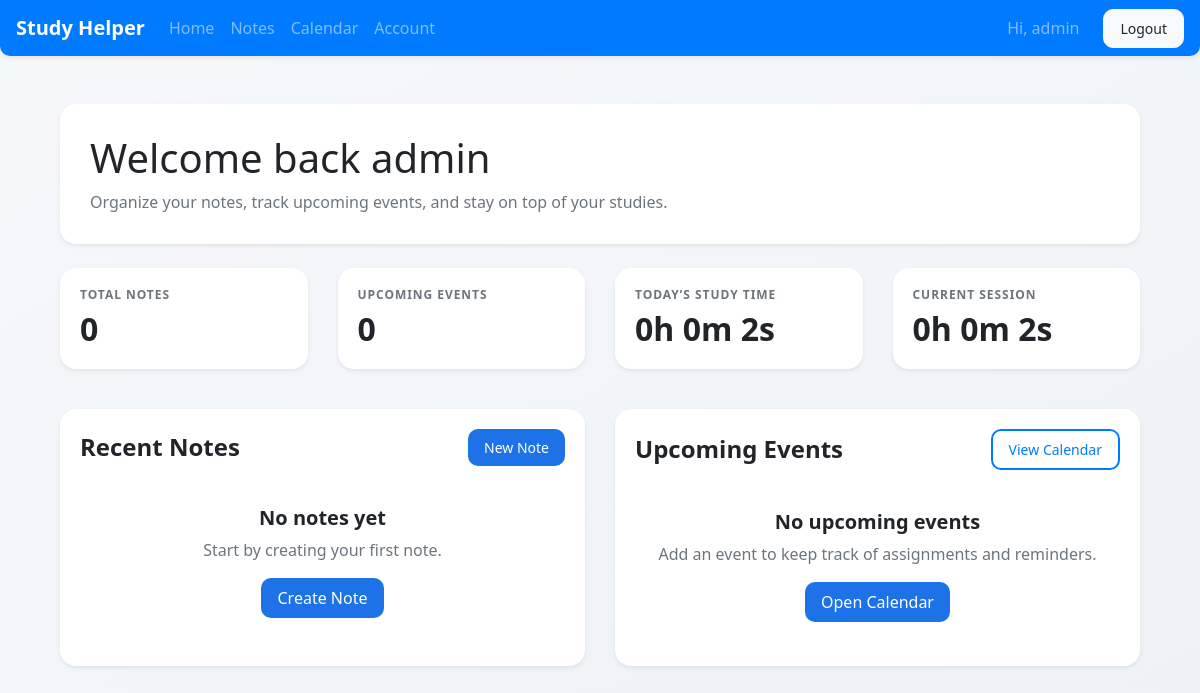
Before: /home/ (signed in) with the older database file.
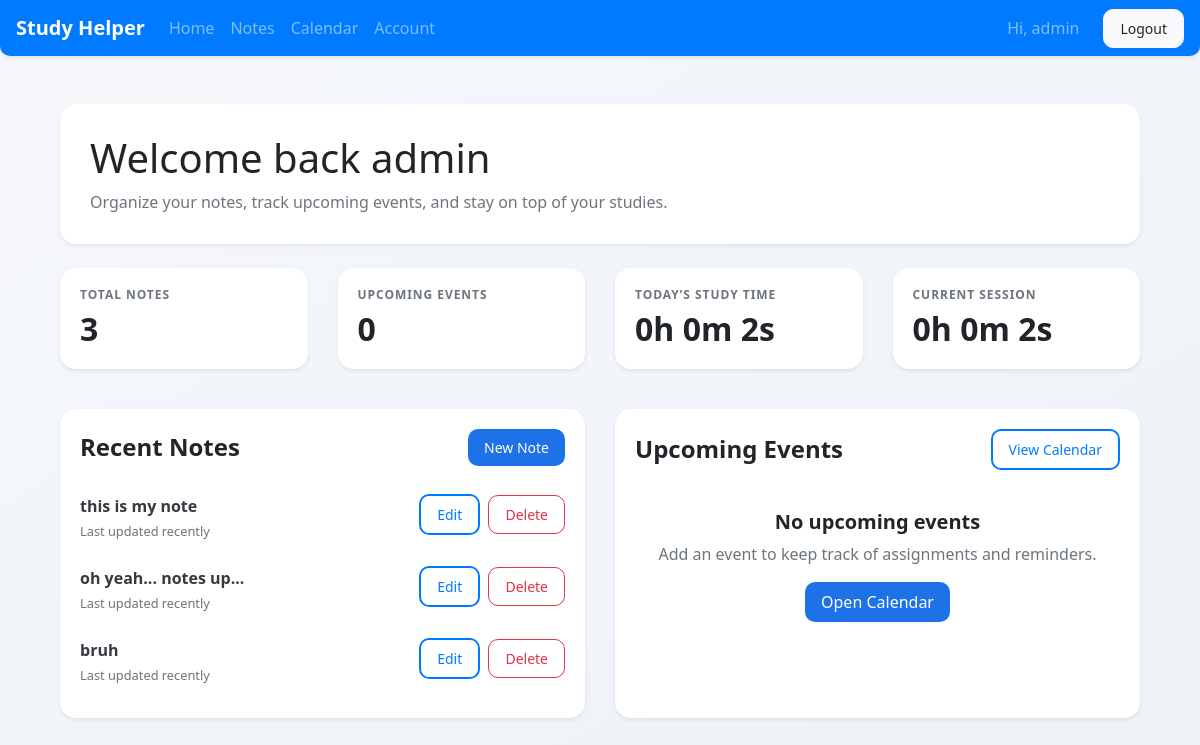
After: the same page with the newer database file.
### note_page/models.py (models this page shows, shortened)
class Note(models.Model):
    note_id = models.AutoField(primary_key=True)
    user = models.ForeignKey(User, on_delete=models.CASCADE, null=True, blank=True)
    section = models.ForeignKey(
        NoteSection, on_delete=models.SET_NULL, null=True, blank=True
    )
    title = models.CharField(max_length=200, default="Untitled Note")
    content = models.TextField(blank=True)
    transcription_text = models.TextField(blank=True)
    created_at = models.DateTimeField(auto_now_add=True, null=True)
    updated_at = models.DateTimeField(auto_now=True, null=True)

### core/views.py (the view)
# urls.py: path('home/', views.home, name='home'),
@login_required
def home(request):
    notes = Note.objects.all()
    events = []
    today = timezone.localdate()
    saved_today_seconds = StudySession.objects.filter(
        user=request.user,
        start_time__date=today,
        is_active=False
    ).aggregate(total=Sum('duration_seconds'))['total'] or 0
    total_study_seconds = StudySession.objects.filter(
        user=request.user,
        is_active=False
    ).aggregate(total=Sum('duration_seconds'))['total'] or 0
    active_session = StudySession.objects.filter(
        user=request.user,
        is_active=True
    ).order_by('-start_time').first()
    current_session_seconds = 0
    if active_session:
        current_session_seconds = int(
            (timezone.now() - active_session.start_time).total_seconds()
        )
    today_study_seconds = saved_today_seconds + current_session_seconds
    return render(request, "home.html", {
        "notes": notes,
        "events": events,
        "total_study_seconds": total_study_seconds,
        "today_study_seconds": today_study_seconds,
        "saved_today_seconds": saved_today_seconds,
        "current_session_seconds": current_session_seconds,
    })

### core/templates/home.html (shortened to what this page needs)
{% extends "base.html" %}
{% block content %}
<div class="container py-4">
    <div class="p-4 mb-4 bg-white shadow-sm rounded">
        <div class="d-flex flex-column flex-md-row justify-content-between align-items-md-center">
            <div>
                <h1 class="mb-2">Welcome back {{ request.user.username }}</h1>
                <p class="text-muted mb-3 mb-md-0">
                    Organize your notes, track upcoming events, and stay on top of your studies.
                </p>
            </div>
        </div>
    </div>
    <div class="row mb-4">
    <div class="col-md-3 mb-3">
        <div class="card shadow-sm border-0 h-100">
            <div class="card-body">
                <h6 class="text-muted text-uppercase mb-2">Total Notes</h6>
                <h2 class="mb-0">{{ notes|length }}</h2>
            </div>
        </div>
    </div>
    <div class="col-md-3 mb-3">
        <div class="card shadow-sm border-0 h-100">
            <div class="card-body">
                <h6 class="text-muted text-uppercase mb-2">Upcoming Events</h6>
                <h2 class="mb-0">{{ events|length|default:"0" }}</h2>
            </div>
        </div>
    </div>
    <div class="col-md-3 mb-3">
        <div class="card shadow-sm border-0 h-100">
            <div class="card-body">
                <h6 class="text-muted text-uppercase mb-2">Today’s Study Time</h6>
                <h2 class="mb-0" id="today-study-time" data-saved="{{ saved_today_seconds }}">
                </h2>
            </div>
        </div>
    </div>
    <div class="col-md-3 mb-3">
        <div class="card shadow-sm border-0 h-100">
            <div class="card-body">
                <h6 class="text-muted text-uppercase mb-2">Current Session</h6>
                <h2 class="mb-0" id="current-session-time" data-seconds="{{ current_session_seconds }}">
                </h2>
            </div>
        </div>
    </div>
</div>
    <div class="row">
        <div class="col-lg-6 mb-4">
            <div class="card shadow-sm border-0 h-100">
                <div class="card-body">
                    <div class="d-flex justify-content-between align-items-center mb-3">
                        <h4 class="card-title mb-0">Recent Notes</h4>
                        <a href="{% url 'create_note' %}" class="btn btn-sm btn-primary">New Note</a>
                    </div>
                    {% if notes %}
                        <ul class="list-group list-group-flush">
                            {% for note in notes|slice:":5" %}
                                <li class="list-group-item px-0">
                                    <div class="d-flex justify-content-between align-items-start">
                                        <div>
                                            <a href="{% url 'note_view' note.note_id %}" class="font-weight-bold text-dark d-block">
                                                {{ note.title }}
                                            </a>
                                            <small class="text-muted">Last updated recently</small>
                                        </div>
                                        <div class="text-right">
                                            <a href="{% url 'edit_note' note.note_id %}" class="btn btn-sm btn-outline-primary mr-1">
                                                Edit
                                            </a>
                                            <a href="{% url 'delete_note' note.note_id %}" class="btn btn-sm btn-outline-danger">
                                                Delete
                                            </a>
                                        </div>
                                    </div>
                                </li>
                            {% endfor %}
                        </ul>
                    {% else %}
                        <div class="text-center py-4">
                            <h5 class="mb-2">No notes yet</h5>
                            <p class="text-muted mb-3">Start by creating your first note.</p>
                            <a href="{% url 'create_note' %}" class="btn btn-primary">
                                Create Note
                            </a>
                        </div>
                    {% endif %}
                </div>
            </div>
        </div>
        <div class="col-lg-6 mb-4">
            <div class="card shadow-sm border-0 h-100">
                <div class="card-body">
                    <div class="d-flex justify-content-between align-items-center mb-3">
                        <h4 class="card-title mb-0">Upcoming Events</h4>
                        <a href="/calendar/" class="btn btn-sm btn-outline-primary">View Calendar</a>
                    </div>
                    {% if events %}
                        <ul class="list-group list-group-flush">
                            {% for event in events|slice:":5" %}
                                <li class="list-group-item px-0">
                                    <div class="d-flex justify-content-between align-items-center">
                                        <div>
                                            <div class="font-weight-bold">{{ event.title }}</div>
                                            <small class="text-muted">
                                                {{ event.date }}{% if event.time %} at {{ event.time }}{% endif %}
                                            </small>
                                        </div>
                                    </div>
                                </li>
                            {% endfor %}
                        </ul>
                    {% else %}
                        <div class="text-center py-4">
                            <h5 class="mb-2">No upcoming events</h5>
                            <p class="text-muted mb-3">Add an event to keep track of assignments and reminders.</p>
                            <a href="/calendar/" class="btn btn-primary">Open Calendar</a>
                        </div>
                    {% endif %}
                </div>
            </div>
        </div>
    </div>
</div>
{% endblock %}

### templates/base.html (shortened to what this page needs)
{% load static %}
<!DOCTYPE html>
<html lang="en">
<head>
    <link
        rel="stylesheet"
        href="https://stackpath.bootstrapcdn.com/bootstrap/4.5.2/css/bootstrap.min.css"
    >
    <link rel="stylesheet" href="{% static 'css/style.css' %}">
</head>
<body>
<nav class="navbar navbar-expand-lg navbar-dark bg-primary shadow-sm">
    <a class="navbar-brand" href="{% url 'home' %}">Study Helper</a>
    <div class="collapse navbar-collapse" id="navbarNav">
        {% if user.is_authenticated %}
            <ul class="navbar-nav mr-auto">
                <li class="nav-item">
                    <a class="nav-link" href="{% url 'home' %}">Home</a>
                </li>
                <li class="nav-item">
                    <a class="nav-link" href="{% url 'notes' %}">Notes</a>
                </li>
                <li class="nav-item">
                    <a class="nav-link" href="/calendar/">Calendar</a>
                </li>
                <li class="nav-item">
                    <a class="nav-link" href="{% url 'account' %}">Account</a>
                </li>
            </ul>
            <ul class="navbar-nav align-items-center">
                <li class="nav-item mr-3">
                    <span class="nav-link">Hi, {{ user.username }}</span>
                </li>
                <li class="nav-item">
                    <form id="logout-form" method="post" action="{% url 'custom_logout' %}" style="display:inline;">
                        <button type="submit" class="btn btn-light btn-sm">
                            Logout
                        </button>
                    </form>
                </li>
            </ul>
        {% endif %}
    </div>
</nav>
<div class="container mt-4">
    {% block content %}
    {% endblock %}
</div>
</body>
</html>

### static/css/style.css (style rules this page uses)
body { background: linear-gradient(to bottom right, #f5f7fb, #eef2f7); font-family: 'Segoe UI', Tahoma, Geneva, Verdana, sans-serif; }
.bg-white { border-radius: 16px !important; padding: 30px !important; }
.card { border: none; border-radius: 16px; transition: all 0.25s ease; box-shadow: 0 4px 12px rgba(0,0,0,0.05); }
.card-title { font-weight: 600; }
.btn { border-radius: 10px; font-weight: 500; padding: 8px 16px; }
.btn-primary { background-color: #1d72e8; border: none; }
.btn-outline-primary { border-width: 2px; }
h6.text-uppercase { font-size: 0.75rem; letter-spacing: 0.08em; font-weight: 600; }
h2 { font-weight: 700; font-size: 2rem; }
.text-center h5 { font-weight: 600; }
.list-group-item { border: none; }
.navbar { border-bottom-left-radius: 10px; border-bottom-right-radius: 10px; }
.nav-link { transition: 0.2s; }

### templates/base.html (style rules this page uses)
body { background-color: #f8f9fa; }
.navbar-brand { font-weight: bold; }
.nav-link { font-weight: 500; }

Changed rows visible on the page:
added Note: title "this is my note"
added Note: title "oh yeah... notes up..."
added Note: title "bruh"
Other visible differences:
{{ notes|length }}: "0" → "3"
text no longer shown: "No notes yet Start by creating your first note. Create Note"
